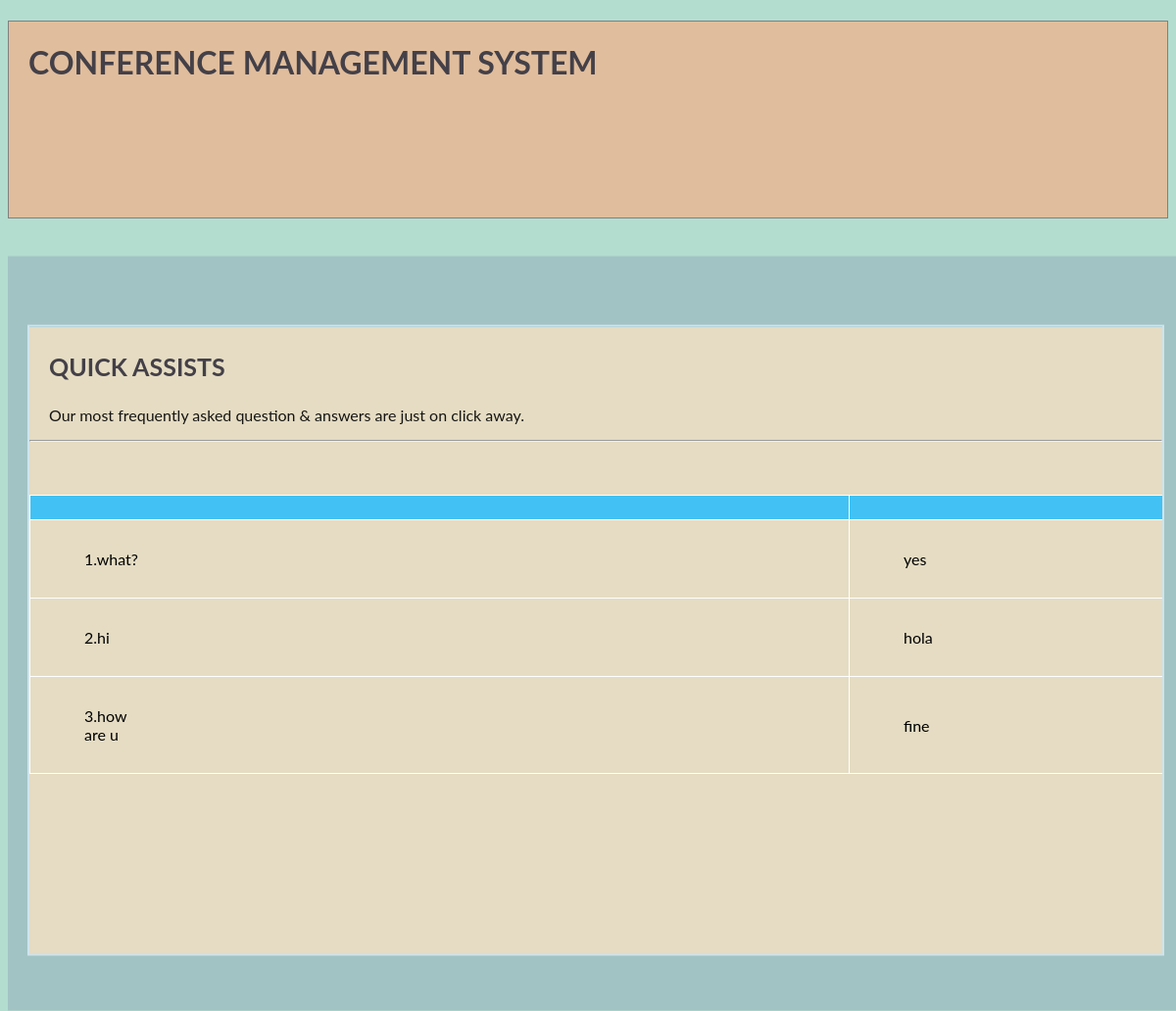
/login/faq_outside.php, run on the app's committed database.
### tables this page shows
CREATE TABLE `questions_outside` (
  `q_id` int(11) NOT NULL,
  `question` longtext NOT NULL,
  `email` varchar(255) NOT NULL,
  `answer` longtext NOT NULL,
  `q_status` tinyint(1) DEFAULT NULL,
  `do` tinyint(1) DEFAULT NULL
);

### login/faq_outside.php (the view, shortened to what this page needs)
<?php
require 'config.php';
 ?>
<!DOCTYPE html>
<html>
<head>
</head>
<body>
	<form method="POST" action="">
		<header><h1 style="padding-left: 20px;">CONFERENCE MANAGEMENT SYSTEM</h1></header>
		<div class="news" >
			<div class="rules0" style="overflow-y:scroll;">
			     <h3 style="color: #444048; text-align: left; padding-left: 20px;">QUICK ASSISTS</h3>
			     <p style="text-align: left; padding-left: 20px; opacity: 0.9; color: black;">Our most frequently asked question & answers are just on click away.</p><hr>
			     <p style="text-align: left; padding-left: 50px;">
			     <?php
			       $sql = "SELECT questions_outside.question , questions_outside.answer FROM questions_outside";
			       $result = $conn->query($sql);
			       if($result ->num_rows > 0)
			       {
			       	   $i = 0;
			       	   echo "<table><tr><th></th><th></th></tr>";
			       	  while($row = $result->fetch_assoc())
			       	  {
			       	  	 $i++;
			       	  	 $question = $row['question'];
			       	  	 $answer = $row['answer'];
			       	  	 if($answer == NULL)
			       	  	 {
			       	  	 	echo "<tr><td>".$i."."." ".$question."</td><td><span style='color:red'>*pending</span></td></tr>";
			       	  	 }
			       	  	 else
			       	  	 {
			       	  	 	echo "<tr><td>".$i.".".$question."</td><td>".$answer."</td></tr>";
			       	  	 }
			       	  }
			       }
			      ?>
			     </p>
			</div><br><br>
		</div>
	</form>
</body>
</html>

### login/faq_outside.php (style rules this page uses)
body { background:#b3ddcf; }
header { height: 200px; background:#e0bd9c; border: 1px solid grey; }
h1 { color:#444048; }
body { font-family: "Lato", sans-serif; }
h3 { color: #b7e2ba; font-size: 25px; }
.news { padding: 20px; padding-top: 70px; padding-bottom: 50px; background-color:#a2c3c4; height: 650px; width: 98%; text-align: center; transform: translate(0%,5%); }
.rules0 { background-color: #e5dcc3; height:640px; border: 2px solid #cee4ed; }
table { border-collapse: collapse; padding: 12px; }
table, td { border: 1px solid white; padding-top: 30px; padding-bottom: 30px; padding-right: 725px; padding-left: 55px; text-align: left; width: 100%; background: #e5dcc3; }
tr:nth-child(even) { background-color: #f2f2f2; }
th { background-color: #42c2f4; border: 1px solid white; padding-top: 12px; padding-bottom: 12px; padding-right: 80px; padding-left: 65px; text-align: left; width: 100%; }

### data on the page
questions_outside: question "what?", answer "yes"
questions_outside: question "hi", answer "hola"
questions_outside: question "how are u", answer "fine"
